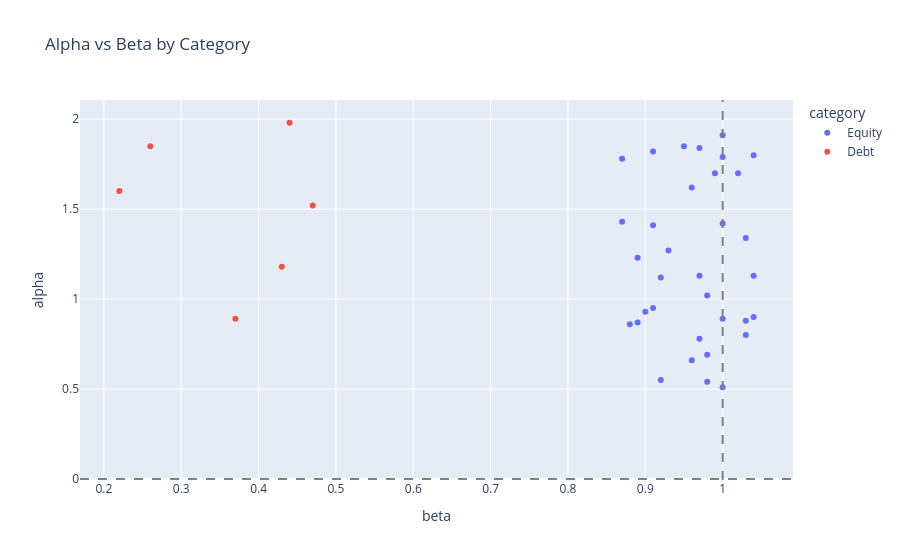

Notebook code for this chart:
### Markdown cell above
## SECTION 13: Chart 12 — Alpha vs Beta

### Code cell
fig = px.scatter(
    perf, x="beta", y="alpha", color="category",
    hover_name="scheme_name",
    title="Alpha vs Beta by Category"
)
fig.add_hline(y=0, line_dash="dash", line_color="gray")
fig.add_vline(x=1, line_dash="dash", line_color="gray")
fig.show()
#fig.write_image(str(FIG_DIR / "12_alpha_beta.png"), width=1000, height=700, scale=2)

### Figure 1 — Plotly figure (JSON) as saved in the notebook; plotly's stock layout.template omitted (floating-point values rounded to 4 significant figures)
{"data": [{"hovertemplate": "<b>%{hovertext}</b><br><br>category=Equity<br>beta=%{x}<br>alpha=%{y}<extra></extra>", "hovertext": ["SBI Bluechip Fund - Regular Plan - Growth", "SBI Bluechip Fund - Direct Plan - Growth", "SBI Small Cap Fund - Regular Plan - Growth", "SBI Small Cap Fund - Direct Plan - Growth", "HDFC Top 100 Fund - Regular Plan - Growth", "HDFC Top 100 Fund - Direct Plan - Growth", "HDFC Mid-Cap Opportunities Fund - Regular - Growth", "HDFC Mid-Cap Opportunities Fund - Direct - Growth", "ICICI Pru Bluechip Fund - Regular - Growth", "ICICI Pru Bluechip Fund - Direct - Growth", "ICICI Pru Midcap Fund - Regular - Growth", "ICICI Pru Value Discovery Fund - Regular - Growth", "Nippon India Large Cap Fund - Regular - Growth", "Nippon India Large Cap Fund - Direct - Growth", "Nippon India Small Cap Fund - Regular - Growth", "Nippon India ETF Nifty 50 BeES", "Kotak Bluechip Fund - Regular - Growth", "Kotak Emerging Equity Fund - Regular - Growth", "Kotak Flexicap Fund - Regular - Growth", "Axis Bluechip Fund - Regular - Growth", "Axis Bluechip Fund - Direct - Growth", "Axis Midcap Fund - Regular - Growth", "Axis Small Cap Fund - Regular - Growth", "ABSL Frontline Equity Fund - Regular - Growth", "ABSL Small Cap Fund - Regular - Growth", "UTI Nifty 50 Index Fund - Regular - Growth", "UTI Mid Cap Fund - Regular - Growth", "UTI Flexi Cap Fund - Regular - Growth", "Mirae Asset Large Cap Fund - Regular - Growth", "Mirae Asset Emerging Bluechip Fund - Regular - Growth", "Mirae Asset Tax Saver Fund - Regular - Growth", "DSP Top 100 Equity Fund - Regular - Growth", "DSP Midcap Fund - Regular - Growth", "DSP Small Cap Fund - Regular - Growth"], "legendgroup": "Equity", "marker": {"color": "#636efa", "symbol": "circle"}, "mode": "markers", "name": "Equity", "orientation": "v", "showlegend": true, "type": "scatter", "x": [0.89, 0.87, 0.89, 1.04, 0.97, 0.97, 0.91, 1.04, 0.96, 1.03, 1.0, 0.92, 0.88, 1.02, 1.03, 1.04, 0.93, 1.0, 0.95, 0.91, 0.87, 1.0, 1.0, 1.03, 0.97, 0.9, 0.92, 1.0, 0.96, 0.99, 0.98, 0.91, 0.98, 0.98], "xaxis": "x", "y": [0.87, 1.78, 1.23, 1.13, 0.78, 1.13, 0.95, 0.9, 0.66, 0.88, 0.89, 0.55, 0.86, 1.7, 0.8, 1.8, 1.27, 1.91, 1.85, 1.41, 1.43, 1.42, 0.51, 1.34, 1.84, 0.93, 1.12, 1.79, 1.62, 1.7, 0.54, 1.82, 1.02, 0.69], "yaxis": "y"}, {"hovertemplate": "<b>%{hovertext}</b><br><br>category=Debt<br>beta=%{x}<br>alpha=%{y}<extra></extra>", "hovertext": ["SBI Magnum Gilt Fund - Regular Plan - Growth", "HDFC Short Term Debt Fund - Regular - Growth", "ICICI Pru Liquid Fund - Regular - Growth", "Nippon India Gilt Securities Fund - Regular - Growth", "Kotak Liquid Fund - Regular - Growth", "ABSL Liquid Fund - Regular - Growth"], "legendgroup": "Debt", "marker": {"color": "#EF553B", "symbol": "circle"}, "mode": "markers", "name": "Debt", "orientation": "v", "showlegend": true, "type": "scatter", "x": [0.22, 0.44, 0.26, 0.37, 0.47, 0.43], "xaxis": "x", "y": [1.6, 1.98, 1.85, 0.89, 1.52, 1.18], "yaxis": "y"}], "layout": {"legend": {"title": {"text": "category"}, "tracegroupgap": 0}, "shapes": [{"line": {"color": "gray", "dash": "dash"}, "type": "line", "x0": 0, "x1": 1, "xref": "x domain", "y0": 0, "y1": 0, "yref": "y"}, {"line": {"color": "gray", "dash": "dash"}, "type": "line", "x0": 1, "x1": 1, "xref": "x", "y0": 0, "y1": 1, "yref": "y domain"}], "title": {"text": "Alpha vs Beta by Category"}, "xaxis": {"anchor": "y", "domain": [0, 1], "title": {"text": "beta"}}, "yaxis": {"anchor": "x", "domain": [0, 1], "title": {"text": "alpha"}}}}
